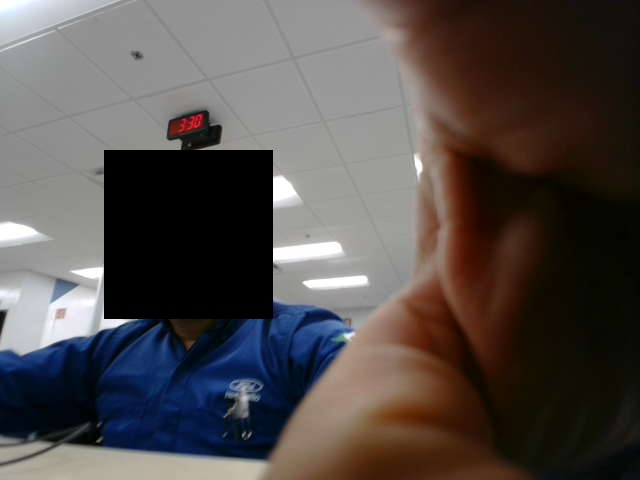
#> input picture DataCapture/raw/captura_20261003_153016_534962.jpg, 640 x 480 px, given in place of the camera
$ python capture_wo_pii.py
#> lines starting #> are read from the running program, lines starting #| are printed output that depends on the picture
"""Live video capture with detected faces covered by black rectangles.

Only the anonymized preview is displayed, and screenshots saved with ``s`` are
written after masking. No raw frames are saved by this script.
"""

from __future__ import annotations

import argparse
from datetime import datetime
from pathlib import Path

import cv2


def parse_source(value: str) -> int | str:
    """Interpret numeric sources as camera indexes; keep other sources as URLs/paths."""
    return int(value) if value.isdecimal() else value


def detect_faces(frame, frontal_cascade, profile_cascade):
    """Detect frontal and profile faces, checking mirrored profiles as well."""
    gray = cv2.cvtColor(frame, cv2.COLOR_BGR2GRAY)
    gray = cv2.equalizeHist(gray)
    options = {
        "scaleFactor": 1.1,
        "minNeighbors": 5,
        "minSize": (30, 30),
        "flags": cv2.CASCADE_SCALE_IMAGE,
    }

    detections = []
    detections.extend(frontal_cascade.detectMultiScale(gray, **options))
    detections.extend(profile_cascade.detectMultiScale(gray, **options))

    # The profile cascade is directional; mirror the image to catch the other side.
    mirrored_gray = cv2.flip(gray, 1)
    mirrored_faces = profile_cascade.detectMultiScale(mirrored_gray, **options)
    frame_width = frame.shape[1]
    detections.extend(
        (frame_width - x - width, y, width, height)
        for x, y, width, height in mirrored_faces
    )
    return detections


def cover_faces(frame, faces, padding: float):
    """Return a copy of the frame with padded face detections painted black."""
    anonymized = frame.copy()
    frame_height, frame_width = frame.shape[:2]

    for x, y, width, height in faces:
        pad_x = round(width * padding)
        pad_y = round(height * padding)
        left = max(0, x - pad_x)
        top = max(0, y - pad_y)
        right = min(frame_width, x + width + pad_x)
        bottom = min(frame_height, y + height + pad_y)
        cv2.rectangle(anonymized, (left, top), (right, bottom), (0, 0, 0), thickness=-1)

    return anonymized


def load_cascades():
    """Load Haar XML assets and explain how to repair an incomplete OpenCV install."""
    cascade_dir = Path(cv2.data.haarcascades)
    cascade_paths = {
        "frontal": cascade_dir / "haarcascade_frontalface_default.xml",
        "profile": cascade_dir / "haarcascade_profileface.xml",
    }
    missing = [str(path) for path in cascade_paths.values() if not path.is_file()]
    if missing:
        raise RuntimeError(
            "OpenCV is installed without the required Haar XML files. Missing: "
            f"{', '.join(missing)}. This project requires opencv-python==4.11.0.86; "
            "uninstall both opencv-python and opencv-contrib-python, then reinstall "
            "requirements.txt in the active environment."
        )

    frontal = cv2.CascadeClassifier(str(cascade_paths["frontal"]))
    profile = cv2.CascadeClassifier(str(cascade_paths["profile"]))
    if frontal.empty() or profile.empty():
        raise RuntimeError(f"OpenCV could not parse the Haar XML files in {cascade_dir}.")
    return frontal, profile


def capture_video(
    source: int | str = 0,
    padding: float = 0.30,
    output_dir: Path = Path("captures_wo_pii"),
) -> None:
    """Show masked camera/video frames; save only masked stills when 's' is pressed."""
    if padding < 0:
        raise ValueError("padding must be non-negative")

    frontal_cascade, profile_cascade = load_cascades()
    capture = cv2.VideoCapture(source)
    if not capture.isOpened():
        raise RuntimeError(f"Could not open video source: {source}")

    print("Showing anonymized video. Press 's' to save a masked image; 'q' or Esc to quit.")
    try:
        while True:
            ok, frame = capture.read()
            if not ok:
                print("No frame received; stopping the stream.")
                break

            faces = detect_faces(frame, frontal_cascade, profile_cascade)
            anonymized = cover_faces(frame, faces, padding)
            cv2.imshow("Video anonymized (Haar cascade)", anonymized)

            key = cv2.waitKey(1) & 0xFF
            if key == ord("s"):
                output_dir.mkdir(parents=True, exist_ok=True)
                filename = datetime.now().strftime("capture_%Y%m%d_%H%M%S_%f.jpg")
                output_path = output_dir / filename
                if cv2.imwrite(str(output_path), anonymized):
                    print(f"Saved anonymized image: {output_path}")
                else:
                    print(f"Could not save image: {output_path}")
            elif key in (ord("q"), 27):
                break
    finally:
        capture.release()
        cv2.destroyAllWindows()


def main() -> None:
    parser = argparse.ArgumentParser(
        description="Stream video with detected faces covered by black rectangles."
    )
    parser.add_argument(
        "--source",
        default="0",
        help="Camera index, video-file path, or stream URL (default: 0).",
    )
    parser.add_argument(
        "--padding",
        type=float,
        default=0.30,
        help="Extra mask size as a fraction of the detected face box (default: 0.30).",
    )
    parser.add_argument(
        "--output-dir",
        type=Path,
        default=Path("captures_wo_pii"),
        help="Directory for anonymized screenshots saved with 's'.",
    )
    args = parser.parse_args()

    if args.padding < 0:
        parser.error("--padding must be non-negative")

    capture_video(
        source=parse_source(args.source),
        padding=args.padding,
        output_dir=args.output_dir,
    )
#> in capture_video, frame is the input picture: shape (480, 640, 3); mean B, G, R 75.4, 77.1, 83.1
#> in detect_faces, `gray = cv2.cvtColor(frame, cv2.COLOR_BGR2GRAY)`:
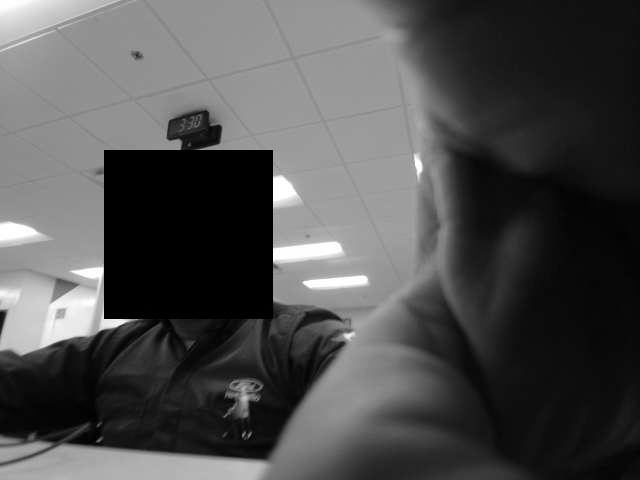
#> gray: shape (480, 640); min 0, max 255, mean 78.7
#> in detect_faces, `gray = cv2.equalizeHist(gray)`:
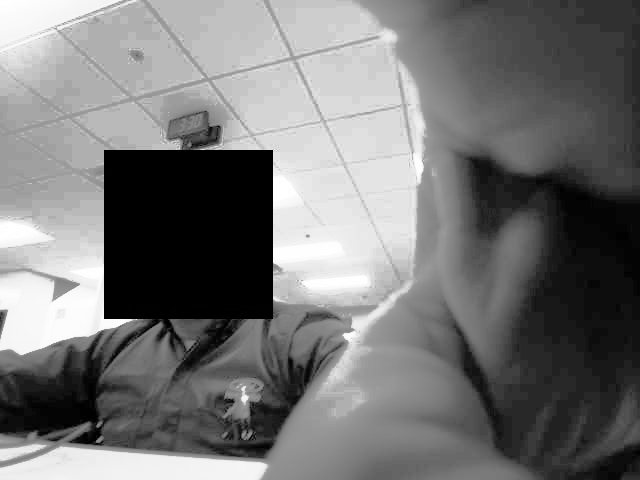
#> gray: shape (480, 640); min 0, max 255, mean 117.6
#> in detect_faces, `mirrored_gray = cv2.flip(gray, 1)`:
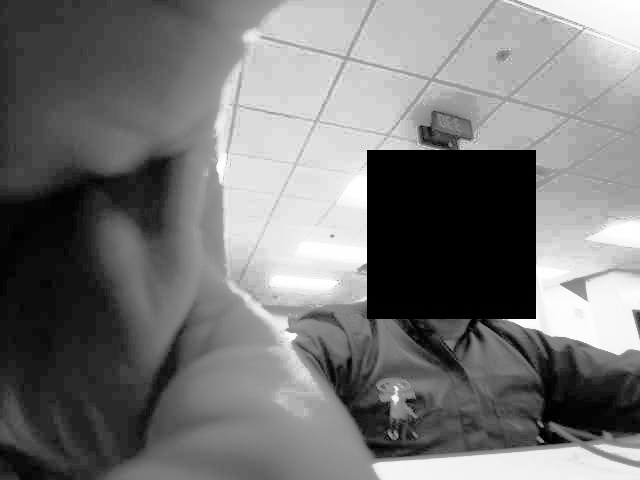
#> mirrored_gray: shape (480, 640); min 0, max 255, mean 117.6
#> in detect_faces, `mirrored_faces = profile_cascade.detectMultiScale(mirrored_gray, **opt..`: mirrored_faces = ()
#> in capture_video, `faces = detect_faces(frame, frontal_cascade, profile_cascade)`: faces = []
#> (key q is pressed here)


if __name__ == "__main__":
    main()

$ run again, on DataCapture/raw/captura_20261003_153021_540685.jpg
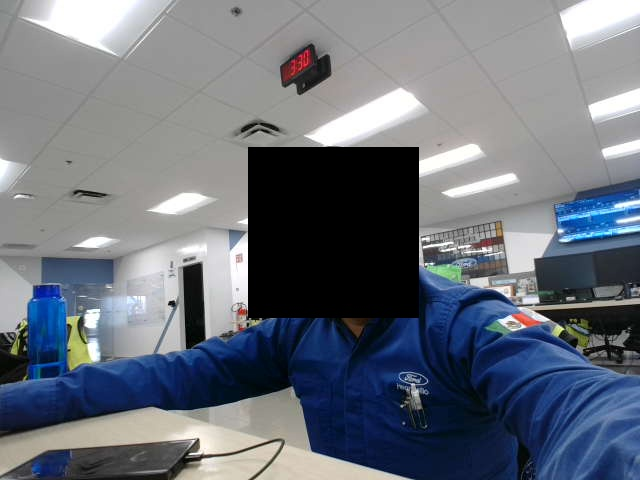
#> input picture DataCapture/raw/captura_20261003_153021_540685.jpg, 640 x 480 px, given in place of the camera
#> in capture_video, frame is the input picture: shape (480, 640, 3); mean B, G, R 122.1, 112, 105.9
#> in detect_faces, `gray = cv2.equalizeHist(gray)`:
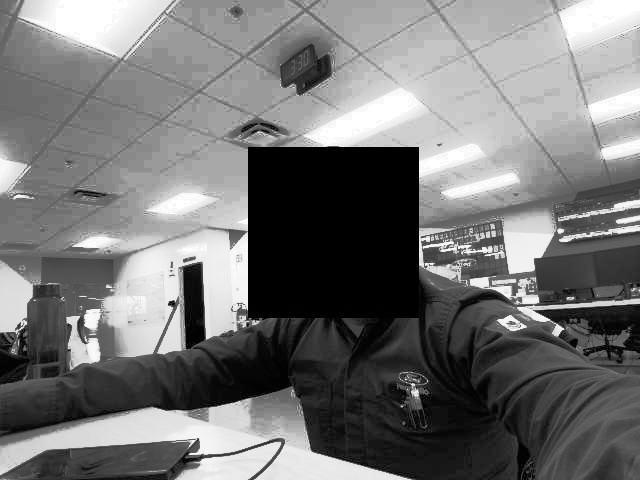
#> gray: shape (480, 640); min 0, max 255, mean 117.2
#> in detect_faces, `mirrored_gray = cv2.flip(gray, 1)`:
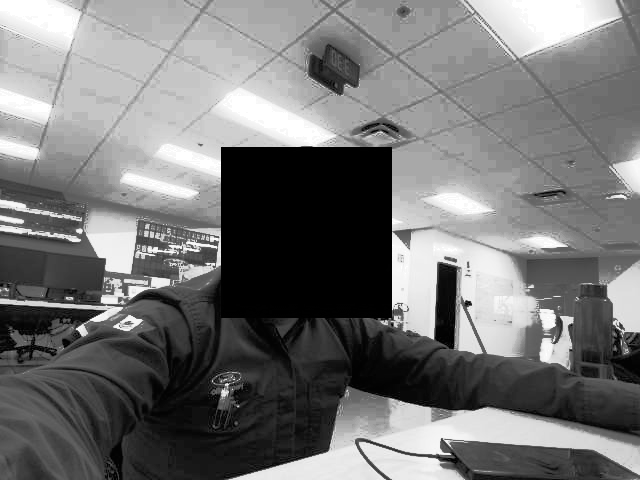
#> mirrored_gray: shape (480, 640); min 0, max 255, mean 117.2
#> mirrored_faces = ()
#> faces = []

$ run again, on DataCapture/raw/captura_20261003_153051_624221.jpg
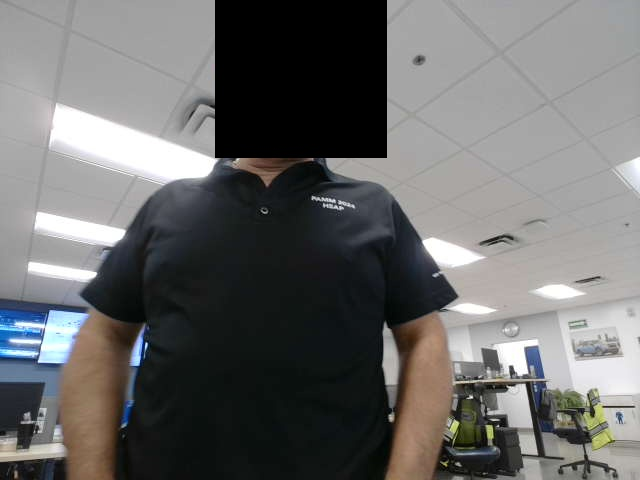
#> input picture DataCapture/raw/captura_20261003_153051_624221.jpg, 640 x 480 px, given in place of the camera
#> in capture_video, frame is the input picture: shape (480, 640, 3); mean B, G, R 106.2, 106.8, 106.8
#> in detect_faces, `gray = cv2.equalizeHist(gray)`:
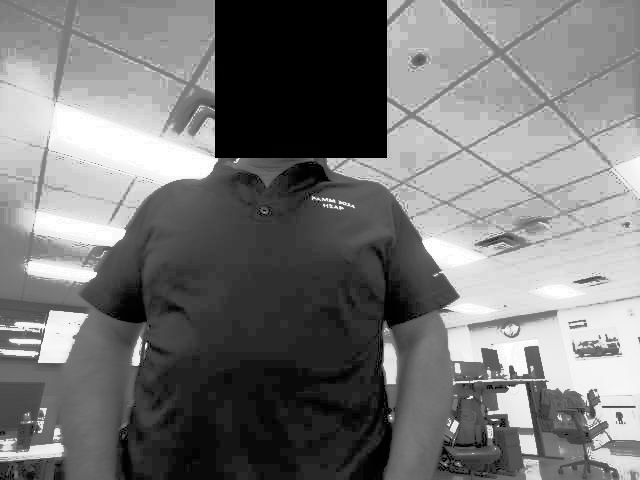
#> gray: shape (480, 640); min 0, max 255, mean 118.6
#> in detect_faces, `mirrored_gray = cv2.flip(gray, 1)`:
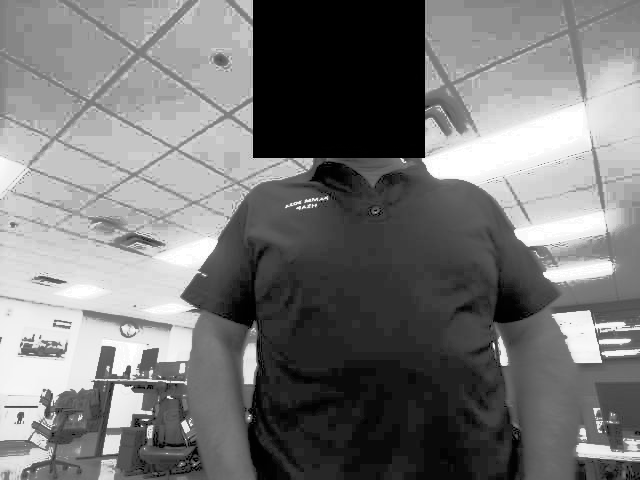
#> mirrored_gray: shape (480, 640); min 0, max 255, mean 118.6
#> mirrored_faces = ()
#> faces = []

$ run again, on DataCapture/raw/captura_20261003_153056_648946.jpg
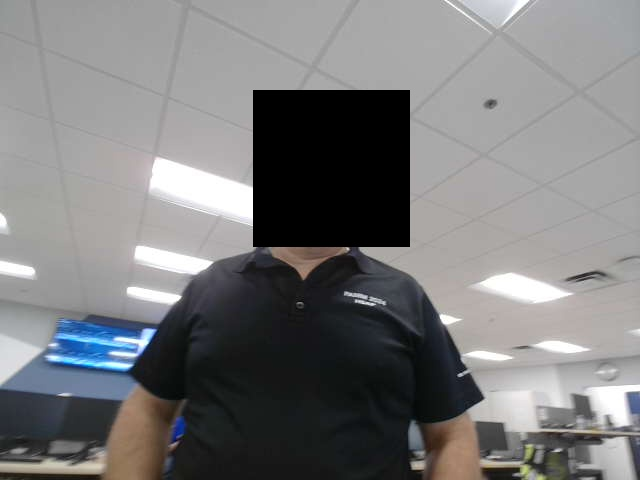
#> input picture DataCapture/raw/captura_20261003_153056_648946.jpg, 640 x 480 px, given in place of the camera
#> in capture_video, frame is the input picture: shape (480, 640, 3); mean B, G, R 122.8, 121.9, 121.9
#> in detect_faces, `gray = cv2.equalizeHist(gray)`:
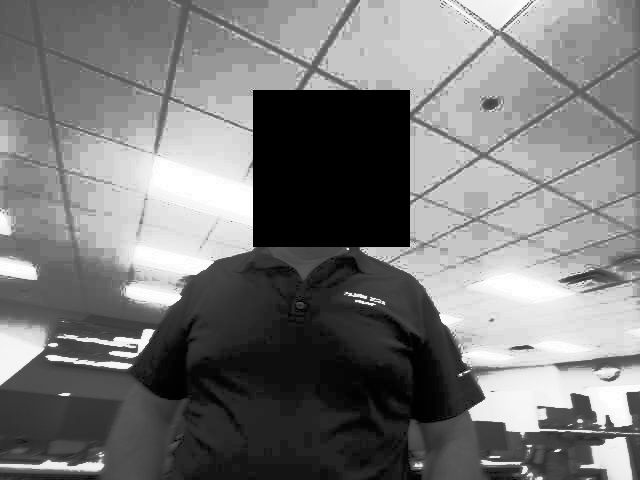
#> gray: shape (480, 640); min 0, max 255, mean 120.5
#> in detect_faces, `mirrored_gray = cv2.flip(gray, 1)`:
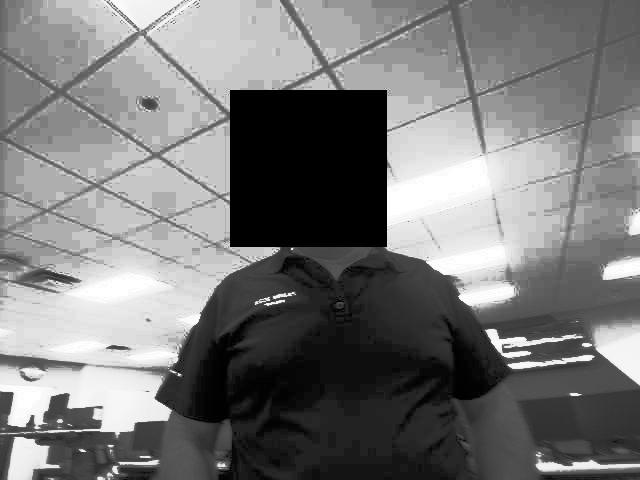
#> mirrored_gray: shape (480, 640); min 0, max 255, mean 120.5
#> mirrored_faces = ()
#> faces = []
